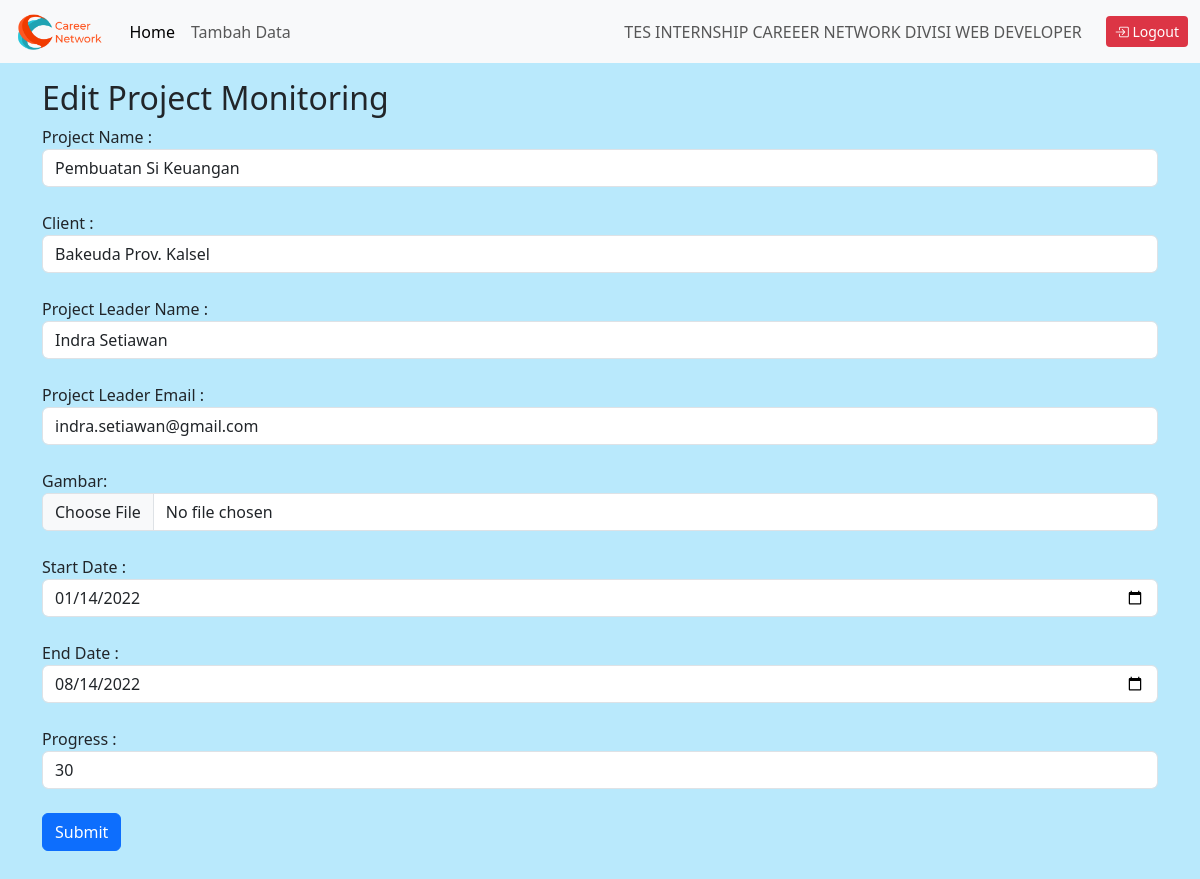
Page /form_edit.php?id=1 (signed in) on the committed database.
### tables this page shows
CREATE TABLE IF NOT EXISTS `project_monitoring` (
  `id_project` int(11) NOT NULL,
  `project_name` varchar(255) NOT NULL,
  `client` varchar(255) NOT NULL,
  `project_leader_name` varchar(255) NOT NULL,
  `project_leader_email` varchar(255) NOT NULL,
  `project_leader_image` varchar(255) NOT NULL,
  `start_date` date NOT NULL,
  `end_date` date NOT NULL,
  `progress` int(11) NOT NULL
);

### form_edit.php (the view, shortened to what this page needs)
<?php
include 'config.php';
?>
<!DOCTYPE html>
<html lang="en">
<head>
    <link rel="stylesheet" href="styles.css">
    <link href="https://cdn.jsdelivr.net/npm/bootstrap@5.3.0-alpha2/dist/css/bootstrap.min.css" rel="stylesheet">
    <link rel="stylesheet" href="https://cdn.jsdelivr.net/npm/bootstrap-icons@1.10.3/font/bootstrap-icons.css">
</head>
<body style="background-color: #B9E9FC;">
    <nav class="navbar navbar-expand-lg navbar-light bg-light">
        <div class="container-fluid">
            <a class="navbar-brand" href="home.php">
                <img src="src/icon/logo.png" alt="..." height="36">
            </a>
            <div class="collapse navbar-collapse" id="navbarText">
                <ul class="navbar-nav me-auto mb-2 mb-lg-0">
                    <li class="nav-item">
                        <a class="nav-link active" aria-current="page" href="home.php">Home</a>
                    </li>
                    <li class="nav-item">
                        <a class="nav-link" href="tambah.php">Tambah Data</a>
                    </li>
                </ul>
                <span class="navbar-text mx-4">
                    TES INTERNSHIP CAREEER NETWORK DIVISI WEB DEVELOPER
                </span>
                <span class="navbar-text">
                    <a href="config/logout.php" class="btn bg-danger text-white btn-sm"><i class="bi bi-box-arrow-in-right"></i> Logout</a>
                </span>
            </div>
        </div>
    </nav>
    <div class="container mt-3" id="form">
        <h2>Edit Project Monitoring</h2>
        <?php
        $id_project = $_GET['id'];
        $project = mysqli_query($koneksi, "SELECT * FROM project_monitoring where id_project='$id_project'");
        $hslqry = mysqli_fetch_array($project);
        ?>
        <form action="config/edit.php" method="POST" enctype="multipart/form-data">
            <div class="form-group">
                <label for="pn">Project Name :</label>
                <input type="text" class="form-control" id="project_name" placeholder="Masukkan Project Name" name="project_name" value="<?= $hslqry['project_name']; ?>" required>
            </div><br>
            <div class="form-group">
                <label for="client">Client :</label>
                <input type="text" class="form-control" id="client" placeholder="Masukkan Nama Client" name="client" value="<?= $hslqry['client']; ?>" required>
            </div><br>
            <div class="form-group">
                <label for="pln">Project Leader Name :</label>
                <input type="text" class="form-control" id="project_leader_name" placeholder="Masukkan Project Leader Name" name="project_leader_name" value="<?= $hslqry['project_leader_name']; ?>" required>
            </div><br>
            <div class="form-group">
                <label for="email">Project Leader Email :</label>
                <input type="email" class="form-control" id="project_leader_email" placeholder="Masukkan Project Leader Email" name="project_leader_email" value="<?= $hslqry['project_leader_email']; ?>" required>
            </div><br>
            <div class="form-group">
                <label for="gambar">Gambar:</label>
                <input class="form-control" type="file" name="uploadfile" value="<?= $hslqry['project_leader_image']; ?>" />
            </div><br>
            <div class="form-group">
                <label for="start">Start Date :</label>
                <input type="date" class="form-control" id="start_date" placeholder="Masukkan Nama Client" name="start_date" value="<?= $hslqry['start_date']; ?>" required>
            </div><br>
            <div class="form-group">
                <label for="end">End Date :</label>
                <input type="date" class="form-control" id="end_date" placeholder="Masukkan Nama Client" name="end_date" value="<?= $hslqry['end_date']; ?>" required>
            </div><br>
            <div class="form-group">
                <label for="progress">Progress :</label>
                <select class="form-control" id="progress" name="progress">
                    <option><?= $hslqry['progress']; ?></option>
                </select>
            </div><br>
            <button type="submit" class="btn btn-primary">Submit</button>
        </form>
    </div>
    <br><br>
</body>
</html>

### styles.css (style rules this page uses)
body { background-color: #92a8d1; }

### rows in the picture
project_monitoring: project_name "Pembuatan Si Keuangan", client "Bakeuda Prov. Kalsel", project_leader_name "Indra Setiawan", project_leader_email "indra.setiawan@gmail.com", start_date "01/14/2022", end_date "08/14/2022", progress "30"
